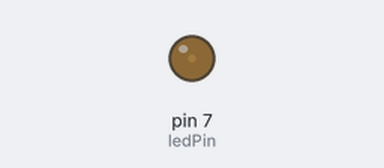
Bench run of a sketch on a simulated Arduino Uno, built with avr-gcc and run on an emulated ATmega328P. Parts: output pins drawn as LEDs (lit = HIGH).

Above: at 0.05 s.
At 0.35 s:
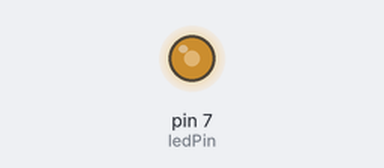
At 0.5 s:
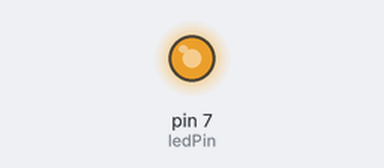
At 1.0 s:
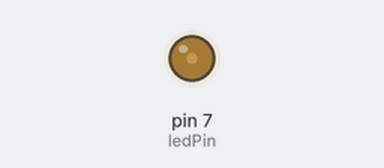
Timing chart, 0 to 3.0 s (numbered marks = the images above):
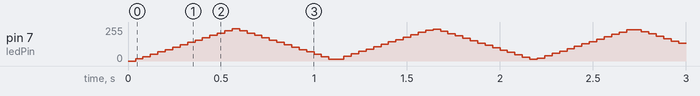

The sketch:

pwmChallenge.ino
```cpp
int ledPin = 7;
double MS = 0.1; // ms
unsigned int period, duty;

void setup() {
  pinMode(ledPin, OUTPUT);
  period = set_period(MS);
  duty = set_duty(period);
}

void loop() {
  if (MS == 10) {
    for (int val = 0; val < period; val += duty) {
      digitalWrite(ledPin, HIGH);
      delayMicroseconds(val);

      digitalWrite(ledPin, LOW);
      delayMicroseconds(period - val);
    }

    for (int val = period; val > 0; val -= duty) {
      digitalWrite(ledPin, HIGH);
      delayMicroseconds(val);

      digitalWrite(ledPin, LOW);
      delayMicroseconds(period - val);
    }
  } else {
    int Max = 5000 / period;

    for (int val=0; val < period; val += duty) {
      for (int cnt = 0; cnt < Max; cnt++) {
        digitalWrite(ledPin, HIGH);
        delayMicroseconds(val);
        digitalWrite(ledPin, LOW);
        delayMicroseconds(period-val);
      }
    }

    for (int val=period; val > 0; val -= duty) {
      for (int cnt = 0; cnt < Max; cnt++) {
        digitalWrite(ledPin, HIGH);
        delayMicroseconds(val);
        digitalWrite(ledPin, LOW);
        delayMicroseconds(period-val);
      }
    }
  }


}

int set_period(double ms) {
  return ms * 1000;
}

int set_duty(int period) {
  return period / 100;
}
```
